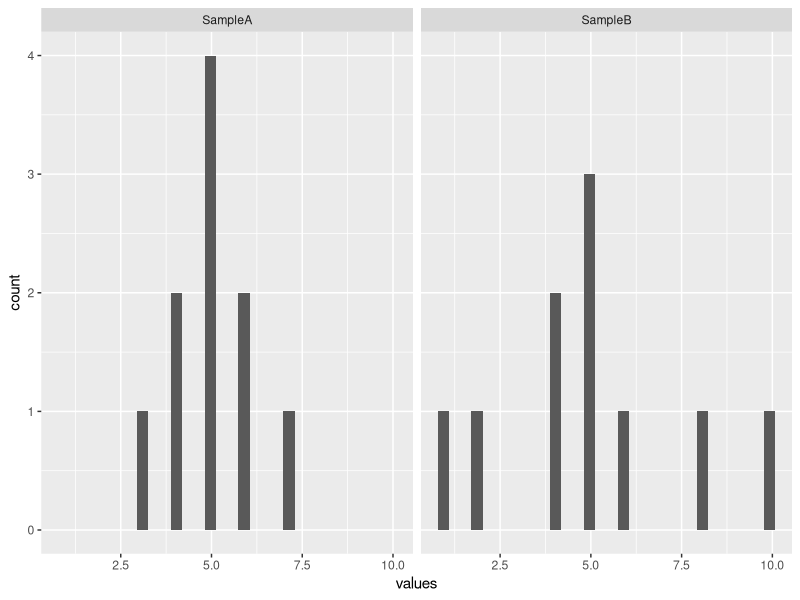
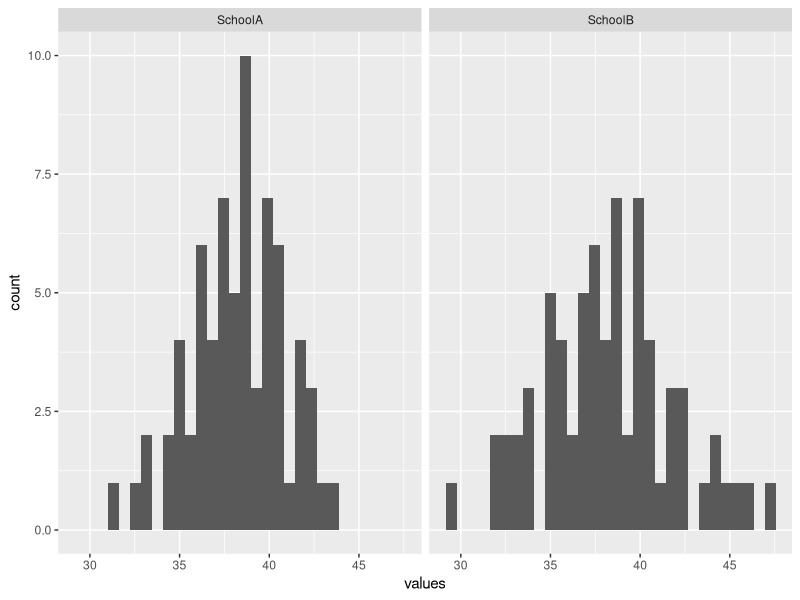
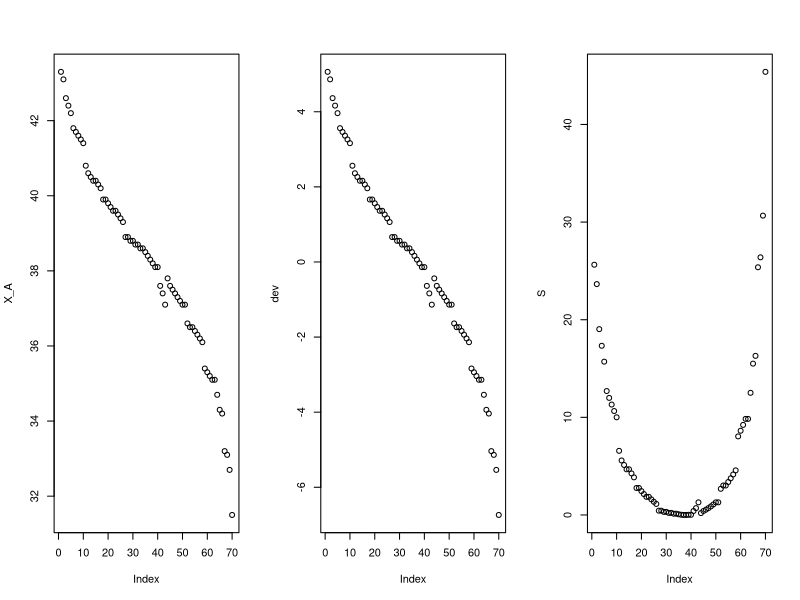

The R source for these figures, in order:
## ---- chunk 1
knitr::opts_chunk$set(echo = TRUE)
## ---- chunk 2
# p.13 のデータ
# <- で変数に10の数値を代入、cはconcatenateのc
A <- c(3, 4, 4, 5, 5, 5, 5, 6, 6, 7)
B <- c(1, 2, 4, 4, 5, 5, 5, 6, 8, 10)
# repはrepeat 例. rep("SampleA", 10)
# データフレーム: エクセルのようなもの. 列に要因、行に観測を持つ
df1 <- data.frame(
  values = c(A, B),
  labels = c(rep("SampleA", 10), rep("SampleB", 10))
)
## ---- chunk 3
# 最初の6行を見せて、という意味
head(df1, 6)
## ---- chunk 4
library(ggplot2)  # 可視化
# SampleAもSampleBも5あたりに中心があるけれど、
# ばらつきはSampleBの方が大きいですね。
ggplot(df1) +
  facet_wrap(. ~ labels) +
  geom_histogram(aes(x = values))
## ---- chunk 5
# https://whatalnk.github.io/stat-intro-by-r-tkd/Chap02.html
A <- c(
  43.3, 43.1, 42.6, 42.4, 42.2, 41.8, 41.7, 41.6, 41.5, 41.4,
  40.8, 40.6, 40.5, 40.4, 40.4, 40.3, 40.2, 39.9, 39.9, 39.8,
  39.7, 39.6, 39.6, 39.5, 39.4, 39.3, 38.9, 38.9, 38.8, 38.8,
  38.7, 38.7, 38.6, 38.6, 38.5, 38.4, 38.3, 38.2, 38.1, 38.1,
  37.6, 37.4, 37.1, 37.8, 37.6, 37.5, 37.4, 37.3, 37.2, 37.1,
  37.1, 36.6, 36.5, 36.5, 36.4, 36.3, 36.2, 36.1, 35.4, 35.3,
  35.2, 35.1, 35.1, 34.7, 34.3, 34.2, 33.2, 33.1, 32.7, 31.5
)
## ---- chunk 6
# https://whatalnk.github.io/stat-intro-by-r-tkd/Chap02.html
B <- c(
  47.3, 46.1, 45.6, 45.1, 44.5, 44.4, 43.7, 42.6, 42.5, 42.5,
  41.4, 41.8, 41.6, 41.5, 40.7, 40.5, 40.4, 40.3, 40.1, 40.1,
  39.9, 39.8, 39.7, 39.6, 39.6, 39.5, 39.4, 38.9, 38.8, 38.8,
  38.7, 38.7, 38.6, 38.4, 38.2, 38.1, 38.1, 37.8, 37.7, 37.5,
  37.5, 37.4, 37.3, 37.3, 37.1, 36.8, 36.8, 36.7, 36.6, 36.4,
  36.2, 35.4, 35.4, 35.4, 35.3, 35.2, 34.9, 34.8, 34.7, 34.7,
  33.9, 33.8, 33.7, 33.3, 33.1, 32.8, 32.5, 32.1, 31.7, 29.5
)
## ---- chunk 7
# データフレーム(p.14)
df2 <- data.frame(
  values = c(A, B),
  labels = c(rep("SchoolA", length(A)), rep("SchoolB", length(B)))
)
ggplot(df2) +
  facet_wrap(. ~ labels) +
  geom_histogram(aes(x = values))
## ---- chunk 8
X_A_bar = sum(A)/length(A)
X_A_bar
# 課題: `X_B_bar` を求めてみてください。
## ---- chunk 9
X_A = df2[df2$labels=="SchoolA", "values"]  # 実データ
dev = X_A - mean(X_A)  # 偏差
S = (X_A - mean(X_A))^2  # squared
SS = sum(S)  # 平方和(2.2)
par(mfrow=c(1,3)) 
plot(X_A)  # 実データ
plot(dev)  # 偏差: 和は打ち消し合って0 -> all.equal(sum(dev), 0) 
plot(S)  # 平均で0、外れるほど+
## ---- chunk 10
SS = sum(S)  # 平方和(2.2)
n = length(X_A)
SV = SS/(n-1)  # 標本分散
sqrt(SV)  # 標準偏差
sd(X_A) == sqrt(sum((X_A - mean(X_A))^2)/(n-1))  # Rのsdはn-1バージョン
## ---- chunk 11
d = c(1,2,3,4,5,6,7,8,9,10)
mean(d)
var(d)  # 不偏分散
sd(d)  # 標準偏差
## ---- chunk 12
data = c(5.1, 7.4, 10.3, 9.2, 6.5, 6.1, 7.9, 8.4, 8.1, 9.4)
# 2.1
# 2.2
## ---- chunk 13
data = c(5.1, 7.4, 10.3, 9.2, 6.5, 6.1, 7.9, 8.4, 8.1, 9.4)
# 2.1
mean(data)  # 平均値: [1] 7.84
var(data)  # 不偏分散: [1] 2.582667
sqrt(var(data))  # 標準偏差: [1] 1.607068
## ---- chunk 14
data = c(5.1, 7.4, 10.3, 9.2, 6.5, 6.1, 7.9, 8.4, 8.1, 9.4)
# 2.2
n = length(data)
d.mean = sum(data)/n  # 平均値: [1] 7.84
d.var = sum((data - d.mean)^2)/(n-1)  # 不偏分散: [1] 2.582667
d.sd = sqrt(d.var)  # 標準偏差: [1] 1.607068
print(c(d.mean, d.var, d.sd))
